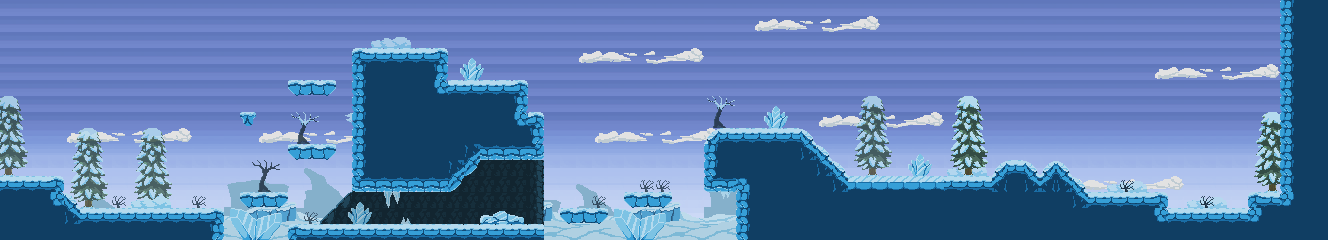

The image is a tile-based game level rendered from a .tmx file. Its description and source (layers, tilesets, objects; grid data summarised) follow:
An orthogonal 83x15 tile map with 16x16 px tiles, 9 tile layers (Sky, BG3, BG2, BG1, ...), 2 tilesets.

<map version="1.0" tiledversion="1.0.3" orientation="orthogonal" renderorder="right-down" width="83" height="15" tilewidth="16" tileheight="16" nextobjectid="1">
 <tileset firstgid="1" name="Platformer Tiles" tilewidth="16" tileheight="16" tilecount="528" columns="44">
  <image source="../Platformer Tiles.png" width="704" height="192" />
 </tileset>
 <tileset firstgid="529" name="BG" tilewidth="144" tileheight="128" tilecount="17" columns="0">
  <grid orientation="orthogonal" width="1" height="1" />
  <tile id="0">
   <image width="128" height="64" source="../BG/BG-plain1.png" />
  </tile>
  <tile id="1">
   <image width="128" height="64" source="../BG/BG-plain2.png" />
  </tile>
  <tile id="2">
   <image width="128" height="64" source="../BG/BG-plain3.png" />
  </tile>
  <tile id="3">
   <image width="128" height="64" source="../BG/BG-plains4.png" />
  </tile>
  <tile id="4">
   <image width="144" height="16" source="../BG/BG-plants.png" />
  </tile>
  <tile id="5">
   <image width="144" height="91" source="../BG/BG-trees1.png" />
  </tile>
  <tile id="6">
   <image width="144" height="91" source="../BG/BG-trees2.png" />
  </tile>
  <tile id="7">
   <image width="128" height="16" source="../BG/clouds.png" />
  </tile>
  <tile id="8">
   <image width="128" height="64" source="../BG/desert1.png" />
  </tile>
  <tile id="9">
   <image width="128" height="64" source="../BG/desert2.png" />
  </tile>
  <tile id="10">
   <image width="128" height="64" source="../BG/desert3.png" />
  </tile>
  <tile id="11">
   <image width="128" height="64" source="../BG/desert4.png" />
  </tile>
  <tile id="12">
   <image width="16" height="128" source="../BG/sky.png" />
  </tile>
  <tile id="13">
   <image width="16" height="128" source="../BG/sky2.png" />
  </tile>
  <tile id="14">
   <image width="128" height="64" source="../BG/snow1.png" />
  </tile>
  <tile id="15">
   <image width="128" height="64" source="../BG/snow2.png" />
  </tile>
  <tile id="16">
   <image width="128" height="64" source="../BG/snow3.png" />
  </tile>
 </tileset>
 <layer name="Sky" width="83" height="15">
  <data>[1245 cells, 1245 non-empty, 1 distinct tile ids]</data>
 </layer>
 <layer name="BG3" width="83" height="15">
  <data>[1245 cells, 5 non-empty, 1 distinct tile ids]</data>
 </layer>
 <layer name="BG2" width="83" height="15">
  <data>[1245 cells, 8 non-empty, 1 distinct tile ids]</data>
 </layer>
 <layer name="BG1" width="83" height="15">
  <data>[1245 cells, 8 non-empty, 1 distinct tile ids]</data>
 </layer>
 <layer name="clouds" width="83" height="15">
  <data>[1245 cells, 10 non-empty, 1 distinct tile ids]</data>
 </layer>
 <layer name="wall" width="83" height="15">
  <data>[1245 cells, 46 non-empty, 3 distinct tile ids]</data>
 </layer>
 <layer name="props1" width="83" height="15" opacity="0.83">
  <data>[1245 cells, 104 non-empty, 42 distinct tile ids]</data>
 </layer>
 <layer name="props2" width="83" height="15">
  <data>[1245 cells, 38 non-empty, 22 distinct tile ids]</data>
 </layer>
 <layer name="ground" width="83" height="15">
  <data>[1245 cells, 367 non-empty, 32 distinct tile ids]</data>
 </layer>
</map>
